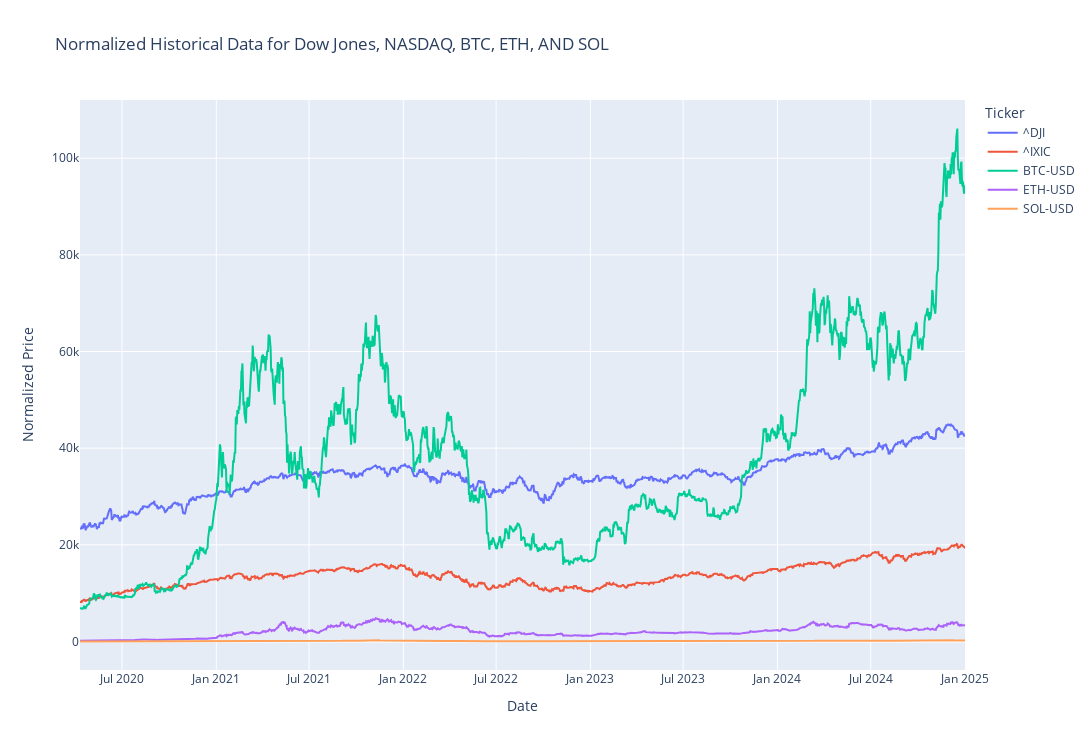

The code cell stored with this chart in its notebook:
### Markdown cell above
# Let's have a look at the Top 3 Cryptos (Normalized):

### Code cell
# Define the tickers
tickers = ["^DJI", "^IXIC", "BTC-USD", "ETH-USD", "SOL-USD"]

# Define the time period
start_date = "2020-04-10"
end_date = datetime.now().strftime('%Y-%m-%d')

# Fetch the data
data = {}
for ticker in tickers:
    data[ticker] = yf.download(ticker, start=start_date, end=end_date)['Close']

# Combine the data into a single DataFrame
combined_data = pd.concat(data.values(), axis=1, keys=data.keys())

# Flatten the column MultiIndex
combined_data.columns = combined_data.columns.get_level_values(0)

# Reset index to handle the Date column
combined_data.reset_index(inplace=True)

# Handle missing values
combined_data.ffill(inplace=True)  # Forward-fill missing values
combined_data.bfill(inplace=True)  # Backward-fill missing values
combined_data.dropna(inplace=True)  # Drop rows with remaining NaN (if any)

# Debug: Check for remaining NaN values
print("Missing values per column after cleaning:")
print(combined_data.isna().sum())

# Normalize the data
normalized_data = combined_data.copy()
for ticker in tickers:
    normalized_data[ticker] = combined_data[ticker] / combined_data[ticker].iloc[0]

# Create the figure
fig = go.Figure()

for ticker in tickers:
    fig.add_trace(go.Scatter(
        x=combined_data["Date"],
        y=combined_data[ticker],
        mode='lines',
        name=ticker
    ))

# Update layout
fig.update_layout(
    title="Normalized Historical Data for Dow Jones, NASDAQ, BTC, ETH, AND SOL",
    xaxis_title="Date",
    yaxis_title="Normalized Price",
    legend_title="Ticker",
    height=750,  # Set the height of the plot in pixels
    width=1300   # Set the width of the plot in pixels
)

# Show the plot
fig.show()

### Figure 1 — Plotly figure (JSON) as saved in the notebook; plotly's stock layout.template omitted (floating-point values rounded to 4 significant figures; data arrays with more than 128 entries replaced by an {"elided": "..."} marker saying what was removed)
{"data": [{"mode": "lines", "name": "^DJI", "type": "scatter", "x": {"elided": "1728 str values"}, "y": {"elided": "1728 float values"}}, {"mode": "lines", "name": "^IXIC", "type": "scatter", "x": {"elided": "1728 str values"}, "y": {"elided": "1728 float values"}}, {"mode": "lines", "name": "BTC-USD", "type": "scatter", "x": {"elided": "1728 str values"}, "y": {"elided": "1728 float values"}}, {"mode": "lines", "name": "ETH-USD", "type": "scatter", "x": {"elided": "1728 str values"}, "y": {"elided": "1728 float values"}}, {"mode": "lines", "name": "SOL-USD", "type": "scatter", "x": {"elided": "1728 str values"}, "y": {"elided": "1728 float values"}}], "layout": {"height": 750, "legend": {"title": {"text": "Ticker"}}, "title": {"text": "Normalized Historical Data for Dow Jones, NASDAQ, BTC, ETH, AND SOL"}, "width": 1300, "xaxis": {"title": {"text": "Date"}}, "yaxis": {"title": {"text": "Normalized Price"}}}}
